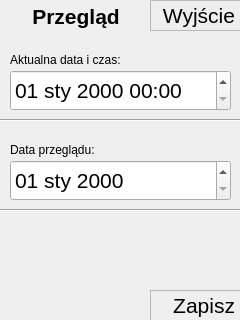
<ui version="4.0" >
 <class>inspectionScreen</class>
 <widget class="QMainWindow" name="inspectionScreen" >
  <property name="geometry" >
   <rect>
    <x>0</x>
    <y>0</y>
    <width>240</width>
    <height>320</height>
   </rect>
  </property>
  <property name="windowTitle" >
   <string>Okno Zabiegu</string>
  </property>
  <widget class="QWidget" name="centralwidget" >
   <property name="geometry" >
    <rect>
     <x>0</x>
     <y>0</y>
     <width>240</width>
     <height>320</height>
    </rect>
   </property>
   <widget class="Line" name="line1" >
    <property name="geometry" >
     <rect>
      <x>0</x>
      <y>110</y>
      <width>241</width>
      <height>20</height>
     </rect>
    </property>
    <property name="orientation" >
     <enum>Qt::Horizontal</enum>
    </property>
   </widget>
   <widget class="QLabel" name="selectLabel" >
    <property name="geometry" >
     <rect>
      <x>150</x>
      <y>290</y>
      <width>91</width>
      <height>31</height>
     </rect>
    </property>
    <property name="font" >
     <font>
      <pointsize>16</pointsize>
     </font>
    </property>
    <property name="focusPolicy" >
     <enum>Qt::NoFocus</enum>
    </property>
    <property name="frameShape" >
     <enum>QFrame::StyledPanel</enum>
    </property>
    <property name="text" >
     <string>Zapisz</string>
    </property>
    <property name="alignment" >
     <set>Qt::AlignRight|Qt::AlignTrailing|Qt::AlignVCenter</set>
    </property>
   </widget>
   <widget class="QLabel" name="backLabel" >
    <property name="geometry" >
     <rect>
      <x>150</x>
      <y>0</y>
      <width>91</width>
      <height>31</height>
     </rect>
    </property>
    <property name="font" >
     <font>
      <pointsize>16</pointsize>
     </font>
    </property>
    <property name="focusPolicy" >
     <enum>Qt::NoFocus</enum>
    </property>
    <property name="frameShape" >
     <enum>QFrame::StyledPanel</enum>
    </property>
    <property name="frameShadow" >
     <enum>QFrame::Plain</enum>
    </property>
    <property name="lineWidth" >
     <number>1</number>
    </property>
    <property name="midLineWidth" >
     <number>0</number>
    </property>
    <property name="text" >
     <string>Wyjście</string>
    </property>
    <property name="scaledContents" >
     <bool>false</bool>
    </property>
    <property name="alignment" >
     <set>Qt::AlignRight|Qt::AlignTrailing|Qt::AlignVCenter</set>
    </property>
   </widget>
   <widget class="QWidget" name="layoutWidget" >
    <property name="geometry" >
     <rect>
      <x>10</x>
      <y>50</y>
      <width>221</width>
      <height>20</height>
     </rect>
    </property>
    <layout class="QHBoxLayout" name="horizontalLayout" >
     <item>
      <widget class="QLabel" name="timeLabel" >
       <property name="text" >
        <string>Aktualna data i czas:</string>
       </property>
      </widget>
     </item>
     <item>
      <spacer name="horizontalSpacer_3" >
       <property name="orientation" >
        <enum>Qt::Horizontal</enum>
       </property>
       <property name="sizeHint" stdset="0" >
        <size>
         <width>40</width>
         <height>17</height>
        </size>
       </property>
      </spacer>
     </item>
    </layout>
   </widget>
   <widget class="QWidget" name="layoutWidget" >
    <property name="geometry" >
     <rect>
      <x>0</x>
      <y>0</y>
      <width>151</width>
      <height>32</height>
     </rect>
    </property>
    <layout class="QHBoxLayout" name="horizontalLayout_4" >
     <item>
      <spacer name="horizontalSpacer_4" >
       <property name="orientation" >
        <enum>Qt::Horizontal</enum>
       </property>
       <property name="sizeHint" stdset="0" >
        <size>
         <width>23</width>
         <height>18</height>
        </size>
       </property>
      </spacer>
     </item>
     <item>
      <widget class="QLabel" name="inspectionNameLabel" >
       <property name="font" >
        <font>
         <pointsize>16</pointsize>
         <weight>75</weight>
         <bold>true</bold>
        </font>
       </property>
       <property name="text" >
        <string>Przegląd</string>
       </property>
       <property name="alignment" >
        <set>Qt::AlignCenter</set>
       </property>
      </widget>
     </item>
     <item>
      <spacer name="horizontalSpacer_5" >
       <property name="orientation" >
        <enum>Qt::Horizontal</enum>
       </property>
       <property name="sizeHint" stdset="0" >
        <size>
         <width>28</width>
         <height>17</height>
        </size>
       </property>
      </spacer>
     </item>
    </layout>
   </widget>
   <widget class="QDateTimeEdit" name="dateTimeEdit" >
    <property name="geometry" >
     <rect>
      <x>10</x>
      <y>70</y>
      <width>221</width>
      <height>41</height>
     </rect>
    </property>
    <property name="font" >
     <font>
      <pointsize>16</pointsize>
     </font>
    </property>
    <property name="locale" >
     <locale country="Poland" language="Polish" />
    </property>
    <property name="displayFormat" >
     <string>dd MMM yyyy HH:mm</string>
    </property>
   </widget>
   <widget class="Line" name="line1_2" >
    <property name="geometry" >
     <rect>
      <x>0</x>
      <y>200</y>
      <width>241</width>
      <height>20</height>
     </rect>
    </property>
    <property name="orientation" >
     <enum>Qt::Horizontal</enum>
    </property>
   </widget>
   <widget class="QWidget" name="layoutWidget_2" >
    <property name="geometry" >
     <rect>
      <x>10</x>
      <y>140</y>
      <width>221</width>
      <height>20</height>
     </rect>
    </property>
    <layout class="QHBoxLayout" name="horizontalLayout_2" >
     <item>
      <widget class="QLabel" name="inspectionLabel" >
       <property name="text" >
        <string>Data przeglądu:</string>
       </property>
      </widget>
     </item>
     <item>
      <spacer name="horizontalSpacer_3" >
       <property name="orientation" >
        <enum>Qt::Horizontal</enum>
       </property>
       <property name="sizeHint" stdset="0" >
        <size>
         <width>40</width>
         <height>17</height>
        </size>
       </property>
      </spacer>
     </item>
    </layout>
   </widget>
   <widget class="QDateEdit" name="inspectionDateEdit" >
    <property name="geometry" >
     <rect>
      <x>10</x>
      <y>160</y>
      <width>221</width>
      <height>41</height>
     </rect>
    </property>
    <property name="font" >
     <font>
      <pointsize>16</pointsize>
     </font>
    </property>
    <property name="locale" >
     <locale country="Poland" language="Polish" />
    </property>
    <property name="displayFormat" >
     <string>dd MMM yyyy</string>
    </property>
   </widget>
  </widget>
 </widget>
 <tabstops>
  <tabstop>selectLabel</tabstop>
  <tabstop>backLabel</tabstop>
 </tabstops>
 <resources/>
 <connections/>
 <slots>
  <slot>levelValue(int)</slot>
  <slot>powerValue(int)</slot>
  <slot>timeValue(QTime)</slot>
 </slots>
</ui>
